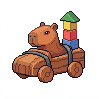

The script that saved this image:
# r17: natief raster van model_r5 terughalen (Dundragoon-methode: kamscore op randsterkte (pitch 10,24: modelpixels zijn ±10 px; de kam op 20,48 is een harmonische)) -> r17/natief.png
import numpy as np; from PIL import Image
IN='referenties/model_r5.png'; OUT='sprite/r17/natief.png'
a=np.asarray(Image.open(IN).convert('RGB')).astype(int); g=a.mean(2)
dx=np.abs(np.diff(g,axis=1)).sum(0); dy=np.abs(np.diff(g,axis=0)).sum(1)
def fit(e):
    best=(0,0,0)
    for p in np.arange(10.20,10.28,0.002):
        for ph in np.arange(0,p,0.1):
            idx=np.round(np.arange(ph,len(e),p)).astype(int); idx=idx[idx<len(e)]
            s=e[idx].mean()
            if s>best[0]: best=(s,p,ph)
    return best
sx,px,phx=fit(dx); sy,py,phy=fit(dy)
print('pitch x %.3f fase %.2f (score %.0f, gem %.0f) | pitch y %.3f fase %.2f'%(px,phx,sx,dx.mean(),py,phy))
xs=np.arange(phx+0.5+px/2,1024,px); ys=np.arange(phy+0.5+py/2,1024,py)
out=np.zeros((len(ys),len(xs),3),'uint8')
for j,y in enumerate(ys):
    for i,x in enumerate(xs):
        y0,y1=int(max(0,y-1.5)),int(min(1024,y+2.5)); x0,x1=int(max(0,x-1.5)),int(min(1024,x+2.5))
        out[j,i]=np.median(a[y0:y1,x0:x1].reshape(-1,3),axis=0)
Image.fromarray(out).save(OUT)
Image.fromarray(out).resize((out.shape[1]*12,out.shape[0]*12),Image.NEAREST).save('sprite/r17/natief_12x.png')
m=out.min(2)<215; yy,xx=np.where(m); print('natief',out.shape[1],out.shape[0],'bbox x',xx.min(),xx.max(),'y',yy.min(),yy.max(),'px',m.sum())
